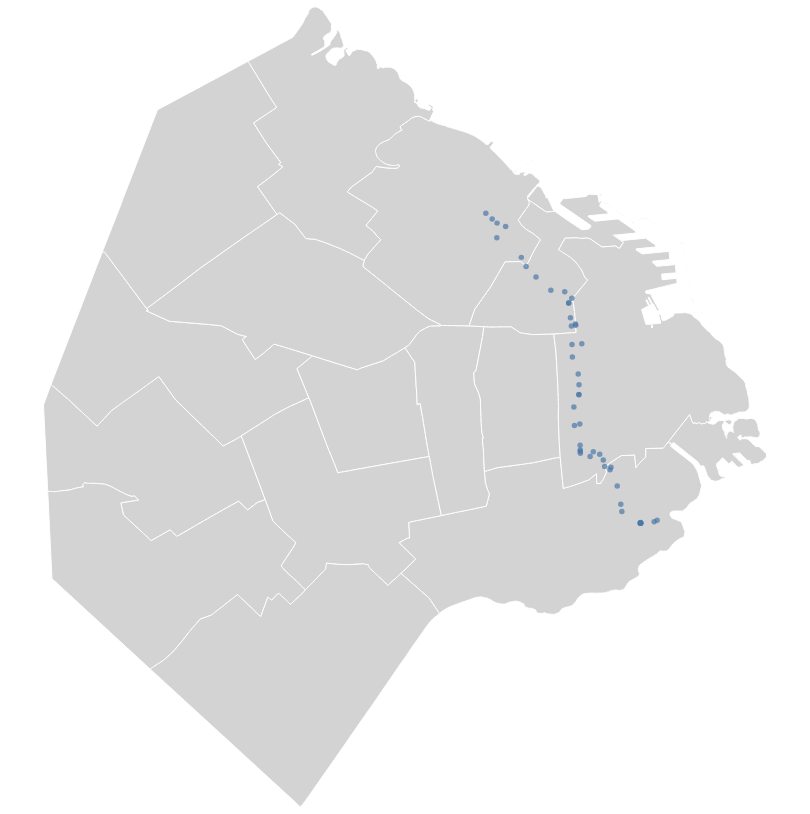

The notebook cell this image was saved under:
### Markdown cell above
#### Altair

### Code cell
points = alt.Chart(bus).mark_circle().encode(
    longitude='lon:Q',
    latitude='lat:Q',
    tooltip=['_congestion_level'],
)

caba = alt.Chart(data_muni).mark_geoshape(
    stroke='white',
    fill='lightgray').encode().properties(width=800,height=800).project('mercator')

caba+points
